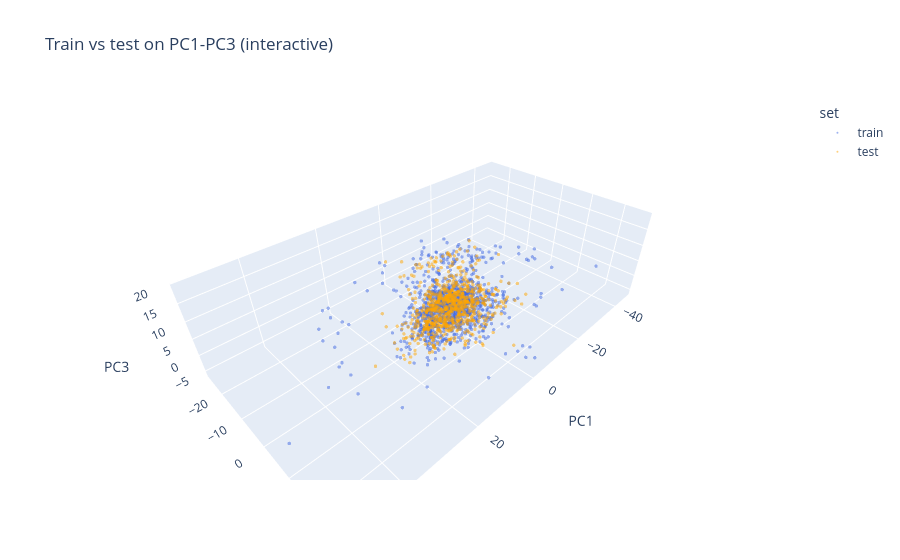

This figure's notebook cell:
### Code cell
# Overview: train vs test on the first three principal components

from sklearn.preprocessing import RobustScaler
from sklearn.decomposition import PCA
import matplotlib.pyplot as plt
import plotly.express as px

# scaler and PCA fitted on train only; test projected into the same space
scaler = RobustScaler().fit(X_train_med)
pca = PCA(n_components=3, random_state=0).fit(scaler.transform(X_train_med))
P_train = pca.transform(scaler.transform(X_train_med))
P_test  = pca.transform(scaler.transform(X_test_med))

# variance of each set along the training PCs (test / train < 1: test is less spread out along that PC)
var_table = pd.DataFrame({"train": P_train.var(axis=0), "test": P_test.var(axis=0)},
                         index=["PC1", "PC2", "PC3"])
var_table["test / train"] = var_table["test"] / var_table["train"]
print("train variance explained by PC1-PC3:", pca.explained_variance_ratio_.round(3))
display(var_table.round(2))

# 2D: each pair of PCs
fig, axes = plt.subplots(1, 3, figsize=(18, 5))
for ax, (i, j) in zip(axes, [(0, 1), (0, 2), (1, 2)]):
    ax.scatter(P_train[:, i], P_train[:, j], s=8, alpha=0.4, label="train")
    ax.scatter(P_test[:, i], P_test[:, j], s=8, alpha=0.5, label="test")
    ax.set_xlabel(f"PC{i + 1}"); ax.set_ylabel(f"PC{j + 1}"); ax.legend()
    ax.set_title(f"Train vs test: PC{i + 1} vs PC{j + 1}")
fig.suptitle("Train vs test in the training PCA space (median-filled, robust-scaled)", fontsize=14)
plt.tight_layout()
plt.show()

# 3D: interactive (drag to rotate, scroll to zoom)
df_3d = pd.DataFrame(np.vstack([P_train, P_test]), columns=["PC1", "PC2", "PC3"])
df_3d["set"] = ["train"] * len(P_train) + ["test"] * len(P_test)
fig = px.scatter_3d(df_3d, x="PC1", y="PC2", z="PC3", color="set", opacity=0.5,
                    color_discrete_map={"train": "royalblue", "test": "orange"},
                    title="Train vs test on PC1-PC3 (interactive)")
fig.update_traces(marker=dict(size=2))
fig.show()

### Figure 1 — Plotly figure (JSON) as saved in the notebook; plotly's stock layout.template omitted (floating-point values rounded to 4 significant figures; data arrays with more than 128 entries replaced by an {"elided": "..."} marker saying what was removed)
{"data": [{"hovertemplate": "set=train<br>PC1=%{x}<br>PC2=%{y}<br>PC3=%{z}<extra></extra>", "legendgroup": "train", "marker": {"color": "royalblue", "opacity": 0.5, "size": 2, "symbol": "circle"}, "mode": "markers", "name": "train", "scene": "scene", "showlegend": true, "type": "scatter3d", "x": {"elided": "1212 float values"}, "y": {"elided": "1212 float values"}, "z": {"elided": "1212 float values"}}, {"hovertemplate": "set=test<br>PC1=%{x}<br>PC2=%{y}<br>PC3=%{z}<extra></extra>", "legendgroup": "test", "marker": {"color": "orange", "opacity": 0.5, "size": 2, "symbol": "circle"}, "mode": "markers", "name": "test", "scene": "scene", "showlegend": true, "type": "scatter3d", "x": {"elided": "776 float values"}, "y": {"elided": "776 float values"}, "z": {"elided": "776 float values"}}], "layout": {"legend": {"title": {"text": "set"}, "tracegroupgap": 0}, "scene": {"domain": {"x": [0, 1], "y": [0, 1]}, "xaxis": {"title": {"text": "PC1"}}, "yaxis": {"title": {"text": "PC2"}}, "zaxis": {"title": {"text": "PC3"}}}, "title": {"text": "Train vs test on PC1-PC3 (interactive)"}}}
